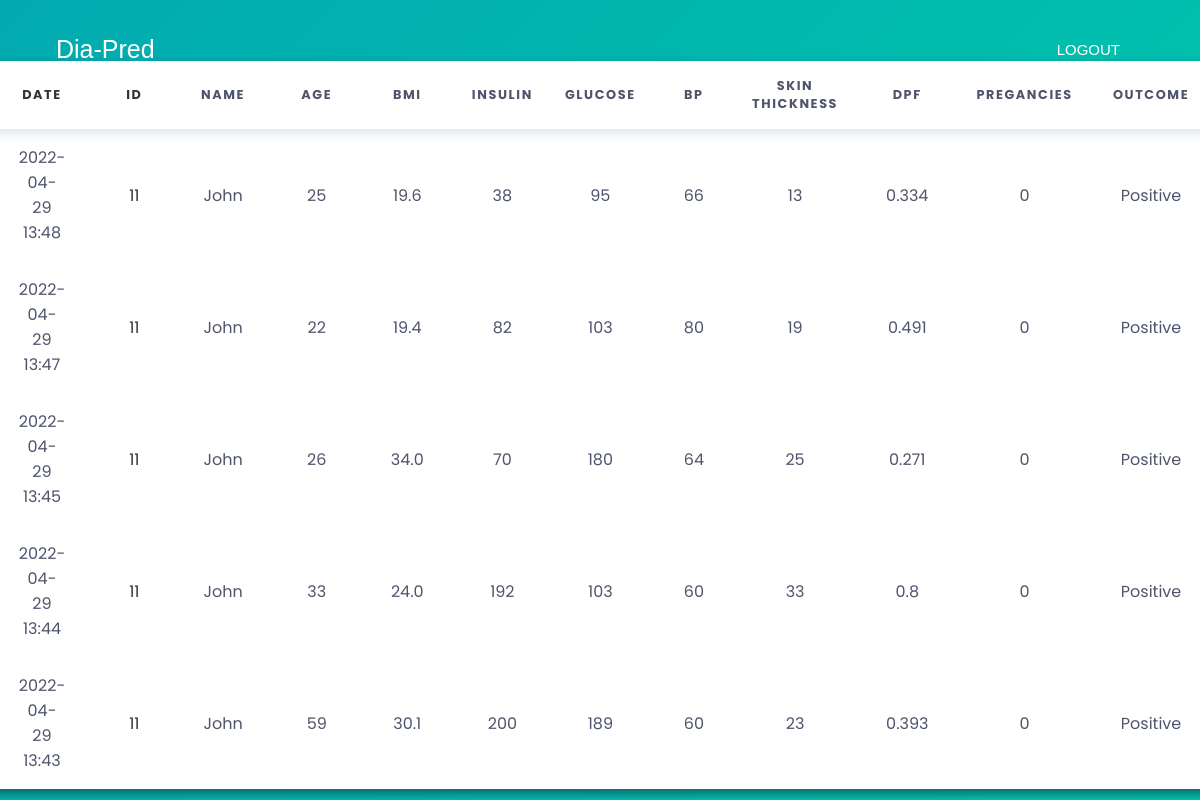
Page /history/ (signed in) on the committed database.
### main_app/models.py (models this page shows, shortened)
class HistoryModel(models.Model):
    user = models.ForeignKey(User, on_delete=models.CASCADE)
    patient_id = models.PositiveBigIntegerField()
    patient_name = models.CharField(max_length=50)
    pregancies = models.IntegerField()
    glucose = models.IntegerField()
    bp = models.IntegerField()
    skin = models.IntegerField()
    insulin = models.IntegerField()
    bmi = models.FloatField()
    dpf = models.FloatField()
    age = models.IntegerField()
    result = models.CharField(max_length=10)
    datetime = models.CharField(max_length=50)
    class Meta:
        db_table = 'HistoryModel'

### main_app/views.py (the view, shortened to what this page needs)
# urls.py: path("history/", history, name='history'),
def history(request, str=None):
    user = request.user
    if user.is_authenticated:
        empty = False
        if str == None:
            history = HistoryModel.objects.filter(user=user).order_by('-datetime')[:8]
            if not history.exists():
                empty = True
            context = {
                'history': history,
                'empty': empty,
            }
            return render(request, 'main_app/history.html', context)
    return redirect("login")

### templates/main_app/history.html (shortened to what this page needs)
{% extends 'main_base.html' %}
{% load static %}
{% block style %}
<link href="https://cdn.jsdelivr.net/npm/bootstrap@5.1.3/dist/css/bootstrap.min.css" rel="stylesheet"
>
<link href="{% static 'css/history.css' %}" type="text/css" rel="stylesheet" /> {% endblock %}
{% block content %}
<nav class="navbar fixed-top navbar-expand-lg navbar-dark p-md-3">
    <div class="container" style="margin-top:10px;">
        <a class="navbar-brand" href="{% url 'home' %}"
            style="font-size: 25px; margin-left: 14px; font-family: sans-serif;">Dia-Pred</a>
        <div class="collapse navbar-collapse" id="navbarNav">
            <ul class="navbar-nav">
                <li class="nav-item">
                    <a class="nav-link text-white" href="{% url 'logout' %}"
                        style="font-size:15px; margin-right: 30px; font-family: sans-serif;">LOGOUT</a>
                </li>
            </ul>
        </div>
    </div>
</nav>
<div class="banner-image w-100 vh-100 d-flex justify-content-center align-items-center">
    <div class="content text-center">
        <table style="text-align:center; margin-top:50px;">
            <thead>
                <tr>
                    <th><a href="{% url 'history' %}" style="text-decoration:none; color:rgb(52, 50, 50)">Date</a></th>
                    <th><a href="{% url 'history' 'id'%}" style="text-decoration:none; color:rgb(52, 50, 50)">ID</a></th>
                    <th>Name</th>
                    <th>Age</th>
                    <th>BMI</th>
                    <th>Insulin</th>
                    <th>Glucose</th>
                    <th>BP</th>
                    <th>Skin Thickness</th>
                    <th>DPF</th>
                    <th>Pregancies</th>
                    <th>Outcome</th>
                </tr>
            </thead>
            <tbody>
                {% for i in history %}
                <tr>
                    <td>{{i.datetime}}</td>
                    <td><a href="{% url 'report' i.patient_id %}" style="text-decoration:none; color:rgb(52, 50, 50)">{{i.patient_id}}</a></td>
                    <td>{{i.patient_name}}</td>
                    <td>{{i.age}}</td>
                    <td>{{i.bmi}}</td>
                    <td>{{i.insulin}}</td>
                    <td>{{i.glucose}}</td>
                    <td>{{i.bp}}</td>
                    <td>{{i.skin}}</td>
                    <td>{{i.dpf}}</td>
                    <td>{{i.pregancies}}</td>
                    <td>{{i.result}}</td>
                </tr>
                {% endfor %}
            </tbody>
        </table>
    </div>
</div>
{% endblock %}

### templates/main_base.html (shortened to what this page needs)
{% load static %}
<html>
<head>
    {% block style %}
    {% endblock %}
</head>
<body>
    {% block content %}
    {% endblock %}
</body>
</html>

### static/css/history.css (style rules this page uses)
*, *::before, *::after { box-sizing: border-box; margin: 0; padding: 0; font-family: 'Poppins', sans-serif; }
body { font-family: 'Poppins', sans-serif; height: 100vh; display: grid; justify-content: center; align-items: center; color: #4f546c; font-size: 0.9rem; background: linear-gradient(135deg, #02aab0, #00cdac); }
table { border-collapse: collapse; box-shadow: 0 5px 10px #0e626d; background-color: white; text-align: left; overflow: hidden; }
table thead { box-shadow: 0 5px 10px #e1e5ee; }
table th { padding: 1rem 1rem; text-transform: uppercase; letter-spacing: 0.1rem; font-size: 0.8rem; font-weight: 700; }
table td { padding: 1rem 2rem; }

### rows in the picture
HistoryModel: datetime "2022-04-29 13:48", patient_id "11", patient_name "John", age "25", bmi "19.6", insulin "38", glucose "95", bp "66", skin "13", dpf "0.334", pregancies "0", result "Positive"
HistoryModel: datetime "2022-04-29 13:47", patient_id "11", patient_name "John", age "22", bmi "19.4", insulin "82", glucose "103", bp "80", skin "19", dpf "0.491", pregancies "0", result "Positive"
HistoryModel: datetime "2022-04-29 13:45", patient_id "11", patient_name "John", age "26", bmi "34.0", insulin "70", glucose "180", bp "64", skin "25", dpf "0.271", pregancies "0", result "Positive"
HistoryModel: datetime "2022-04-29 13:44", patient_id "11", patient_name "John", age "33", bmi "24.0", insulin "192", glucose "103", bp "60", skin "33", dpf "0.8", pregancies "0", result "Positive"
HistoryModel: datetime "2022-04-29 13:43", patient_id "11", patient_name "John", age "59", bmi "30.1", insulin "200", glucose "189", bp "60", skin "23", dpf "0.393", pregancies "0", result "Positive"
